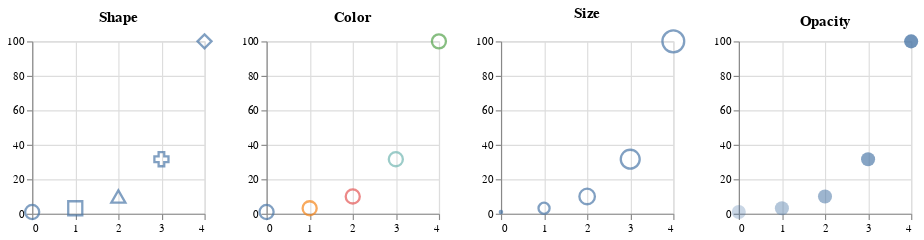

The notebook cell this image was saved under:
### Markdown cell above
Primary aesthetics in graphics are:
* Shape (for points)
* Color
* Size
* Opacity

### Code cell
shapes | colors | sizes | opacities

### Figure 1 — Vega-Lite specification as saved in the notebook (floating-point values rounded to 4 significant figures)
{"config": {"view": {"continuousWidth": 400, "continuousHeight": 300}}, "hconcat": [{"mark": {"type": "point", "size": 150}, "encoding": {"shape": {"type": "nominal", "field": "y", "legend": null}, "x": {"type": "quantitative", "field": "x", "title": ""}, "y": {"type": "quantitative", "field": "y", "title": ""}}, "height": 150, "title": "Shape", "width": 150}, {"mark": {"type": "point", "size": 150}, "encoding": {"color": {"type": "nominal", "field": "y", "legend": null}, "x": {"type": "quantitative", "field": "x", "title": ""}, "y": {"type": "quantitative", "field": "y", "title": ""}}, "height": 150, "title": "Color", "width": 150}, {"mark": "point", "encoding": {"size": {"type": "nominal", "field": "y", "legend": null}, "x": {"type": "quantitative", "field": "x", "title": ""}, "y": {"type": "quantitative", "field": "y", "title": ""}}, "height": 150, "title": "Size", "width": 150}, {"mark": {"type": "circle", "size": 150}, "encoding": {"opacity": {"type": "nominal", "field": "y", "legend": null}, "x": {"type": "quantitative", "field": "x", "title": ""}, "y": {"type": "quantitative", "field": "y", "title": ""}}, "height": 150, "title": "Opacity", "width": 150}], "data": {"name": "data-503553d70d477a77f869dda9492d9926"}, "$schema": "https://vega.github.io/schema/vega-lite/v4.8.1.json", "datasets": {"data-503553d70d477a77f869dda9492d9926": [{"x": 0, "y": 1.0}, {"x": 1, "y": 3.162}, {"x": 2, "y": 10.0}, {"x": 3, "y": 31.62}, {"x": 4, "y": 100.0}]}}
